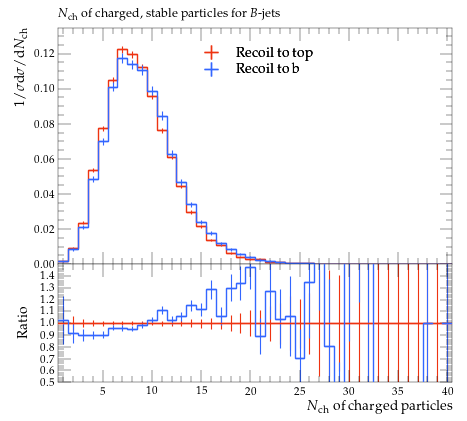

Generate this figure with Python:
#! /usr/bin/env python

# This Python script was auto-generated using YODA v2.0.2.
# Analysis object: /MC_HFDECAYS/charged_mult_B_jets
# Timestamp: 31-07-2026 (13:13:53)

import matplotlib as mpl
import matplotlib.pyplot as plt
mpl.use('Agg') # comment out for interactive use
import os
import numpy as np

plotDir = os.path.split(os.path.realpath(__file__))[0]
if 'YODA_USER_PLOT_PATH' in globals():
    plot_outdir = globals()['YODA_USER_PLOT_PATH']
else:
    plot_outdir = plotDir

#plot style
plt.style.use(os.path.join(plotDir, '../default.mplstyle'))
# plot metadata
figW, figH = plt.rcParams['figure.figsize']
ax_xLabel = r'$N_\mathrm{ch}$ of charged particles'
ax_yLabel = r'$1/\sigma \mathrm{d}\sigma/\mathrm{d}N_\mathrm{ch}$'
ax_title  = r'$N_\mathrm{ch}$ of charged, stable particles for $B$-jets'
ax_xScale = 'linear'
ax_yScale = 'linear'
xLims = (0.5, 40.5)
yLims = (0.0, 0.13474285000000003)

# TeX-friendly labels for the legend
labels = {
    'legend' : ([ r"Recoil to top", r"Recoil to b" ], r""),
}

# Adjust canvas width and height
canvasW = 10.0
canvasH = 9.0
figW *= canvasW/10.
figH *= canvasH/9.

# Create figure and axis objects
fig, (ax, ratio0_ax) = plt.subplots(2, 1, sharex=True,
                  figsize=(figW,figH), gridspec_kw={'height_ratios': (6.0, 3.0)})

# Set figure margins
plt.subplots_adjust(
    left   = 1.0 * plt.rcParams['figure.subplot.left'],
    right  = 1.0 * plt.rcParams['figure.subplot.right'],
    top    = 1.0 * plt.rcParams['figure.subplot.top'],
    bottom = 1.0 * plt.rcParams['figure.subplot.bottom'])

ratio0_ax.yaxis.set_major_locator(mpl.ticker.MultipleLocator(0.1))
ratio0_ax.set_ylim(0.5, 1.4999)
ratio0_ax.set_ylabel('Ratio')

# the numerical data is stored in a separate file
dataf = dict()
prefix = os.path.split(__file__)[0]
if prefix:    prefix = prefix + '/'
exec(open(prefix+'charged_mult_B_jets__data.py').read(), dataf)


legend_handles = dict() # keep track of handles for the legend

# style options for curves
# starts at zorder>=5 to draw curve on top of legend
styles = {
  'recoil_t': {
    'color' : '#EE3311',
    'linestyle' : '-',
    'linewidth' : 1,
    'marker' : 'none',
    'markersize' : 2,
    'capsize' : 0.0,
    'zorder' : 5,
    'histstyle' : 1,
    'drawstyle' : 'steps-pre',
    'xerrorbars' : 1,
    'yerrorbars' : 1,
    'fillcolor' : None,
    'fillopacity' : 1.0,
    'ratio0_linestyle' : '-',
    'ratio0_linewidth' : 1,
    'ratio0_marker' : 'none',
    'ratio0_markersize' : 2,
    'ratio0_capsize' : 0.0,
    'ratio0_zorder' : 5,
    'ratio0_histstyle' : 1,
    'ratio0_drawstyle' : 'steps-pre',
    'ratio0_xerrorbars' : 1,
    'ratio0_yerrorbars' : 1,
  },
  'recoil_b': {
    'color' : '#3366FF',
    'linestyle' : '-',
    'linewidth' : 1,
    'marker' : 'none',
    'markersize' : 2,
    'capsize' : 0.0,
    'zorder' : 6,
    'histstyle' : 1,
    'drawstyle' : 'steps-pre',
    'xerrorbars' : 1,
    'yerrorbars' : 1,
    'fillcolor' : None,
    'fillopacity' : 1.0,
    'ratio0_linestyle' : '-',
    'ratio0_linewidth' : 1,
    'ratio0_marker' : 'none',
    'ratio0_markersize' : 2,
    'ratio0_capsize' : 0.0,
    'ratio0_zorder' : 6,
    'ratio0_histstyle' : 1,
    'ratio0_drawstyle' : 'steps-pre',
    'ratio0_xerrorbars' : 1,
    'ratio0_yerrorbars' : 1,
  },
}

# curve from input yoda files in main panel
for label, yvals in dataf['yvals'].items():
    if all(np.isnan(v) for v in dataf['yvals'][label]):
        continue
    tmp = None
    if styles[label]['histstyle']: # draw as histogram
        xpos = dataf['xedges'][label] if styles[label]['drawstyle'] else dataf['xpoints'][label]
        ypos = np.insert(yvals, 0, yvals[0]) if styles[label]['drawstyle'] else yvals
        if styles[label]['fillcolor']: # fill area below curve
            ax.fill_between(xpos, ypos, step='pre',
                            color=styles[label]['fillcolor'],
                            alpha=styles[label]['fillopacity'])
        tmp, = ax.plot(xpos, ypos,
                       color=styles[label]['color'],
                       linestyle=styles[label]['linestyle'],
                       linewidth=styles[label]['linewidth'],
                       drawstyle=styles[label]['drawstyle'], solid_joinstyle='miter',
                       zorder=styles[label]['zorder'], label=label)
    tmp = ax.errorbar(dataf['xpoints'][label], yvals,
                      xerr=np.array(dataf['xerrs'][label])*styles[label]['xerrorbars'],
                      yerr=np.array(dataf['yerrs'][label])*styles[label]['yerrorbars'],
                      fmt=styles[label]['marker'], capsize=styles[label]['capsize'],
                      markersize=styles[label]['markersize'],
                      ecolor=styles[label]['color'],
                      color=styles[label]['color'], zorder=styles[label]['zorder'])
    tmp[-1][0].set_linestyle(styles[label]['linestyle'])
    tmp[-1][0].set_linewidth(styles[label]['linewidth'])
    if label in dataf['add_legend_handle']:  legend_handles[label] = tmp
    for varLabel in dataf['variation_yvals'].keys():
        if varLabel.startswith(label):
            tmp, = ax.plot(dataf['xedges'][label], dataf['variation_yvals'][varLabel],
                           color=styles[label]['color'],
                           linestyle=styles[label]['linestyle'],
                           linewidth=styles[label]['linewidth'],
                           drawstyle='steps-pre', solid_joinstyle='miter',
                           zorder=styles[label]['zorder'], alpha=0.5)


# plots on ratio panel
# curve from input yoda files in ratio panel
for label, yvals in dataf['ratio0_yvals'].items():
    if all(np.isnan(v) for v in yvals):
        continue
    if styles[label]['ratio0_histstyle']: # plot as histogram
        xpos = dataf['xedges']['recoil_t'] if styles[label]['ratio0_drawstyle'] else dataf['xpoints']['recoil_t']
        ypos = np.insert(yvals, 0, yvals[0]) if styles[label]['ratio0_drawstyle'] else yvals
        ratio0_ax.plot(xpos, ypos,
                       color=styles[label]['color'],
                       linewidth=styles[label]['linewidth'],
                       linestyle=styles[label]['ratio0_linestyle'],
                       drawstyle=styles[label]['ratio0_drawstyle'], zorder=styles[label]['zorder'],
                       solid_joinstyle='miter')
    tmp = ratio0_ax.errorbar(dataf['xpoints']['recoil_t'], yvals,
                             xerr=np.array(dataf['ref_xerrs'])*styles[label]['ratio0_xerrorbars'],
                             yerr=np.array(dataf['ratio0_yerrs'][label])*styles[label]['ratio0_yerrorbars'],
                             fmt=styles[label]['ratio0_marker'], capsize=styles[label]['ratio0_capsize'],
                             markersize=styles[label]['ratio0_markersize'],
                             ecolor=styles[label]['color'],
                             color=styles[label]['color'])
    tmp[-1][0].set_linestyle(styles[label]['ratio0_linestyle'])
    tmp[-1][0].set_linewidth(styles[label]['ratio0_linewidth'])

    for varlabel in dataf['ratio0_variation_vals'].keys():
        if varlabel.startswith(label):
            ratio0_ax.plot(dataf['xedges']['recoil_t'],
                            dataf['ratio0_variation_vals'][varlabel],
                            color=styles[label]['color'],
                            linestyle=styles[label]['linestyle'],
                            linewidth=styles[label]['linewidth'],
                            drawstyle='steps-pre', solid_joinstyle='miter',
                            zorder=1, alpha=0.5)

legend_items = list(legend_handles.values())
ax.add_artist(ax.legend(legend_items,
                        labels['legend'][0],
                        title=labels['legend'][1],
                        alignment='left',
                        loc='upper center',
                        bbox_to_anchor=(0.5, 0.97)))

# set plot metadata as defined above
ratio0_ax.set_xlabel(ax_xLabel)
ratio0_ax.xaxis.set_label_coords(1., -0.15)
ax.set_ylabel(ax_yLabel, ha='right', va='top')
ax.yaxis.set_label_coords(-0.11, 1.0)
ax.set_title(ax_title, loc='left')
ax.set_xscale(ax_xScale)
ax.set_yscale(ax_yScale)
ax.set_xlim(xLims)
ax.set_ylim(yLims)

# tick formatting
plt.rcParams['xtick.top'] = True
plt.rcParams['ytick.right'] = True
fig.align_ylabels((ax, ratio0_ax))
plt.savefig(os.path.join(plot_outdir, 'charged_mult_B_jets.pdf'), format='PDF')
plt.savefig(os.path.join(plot_outdir, 'charged_mult_B_jets.png'), format='PNG')

plt.close(fig)
